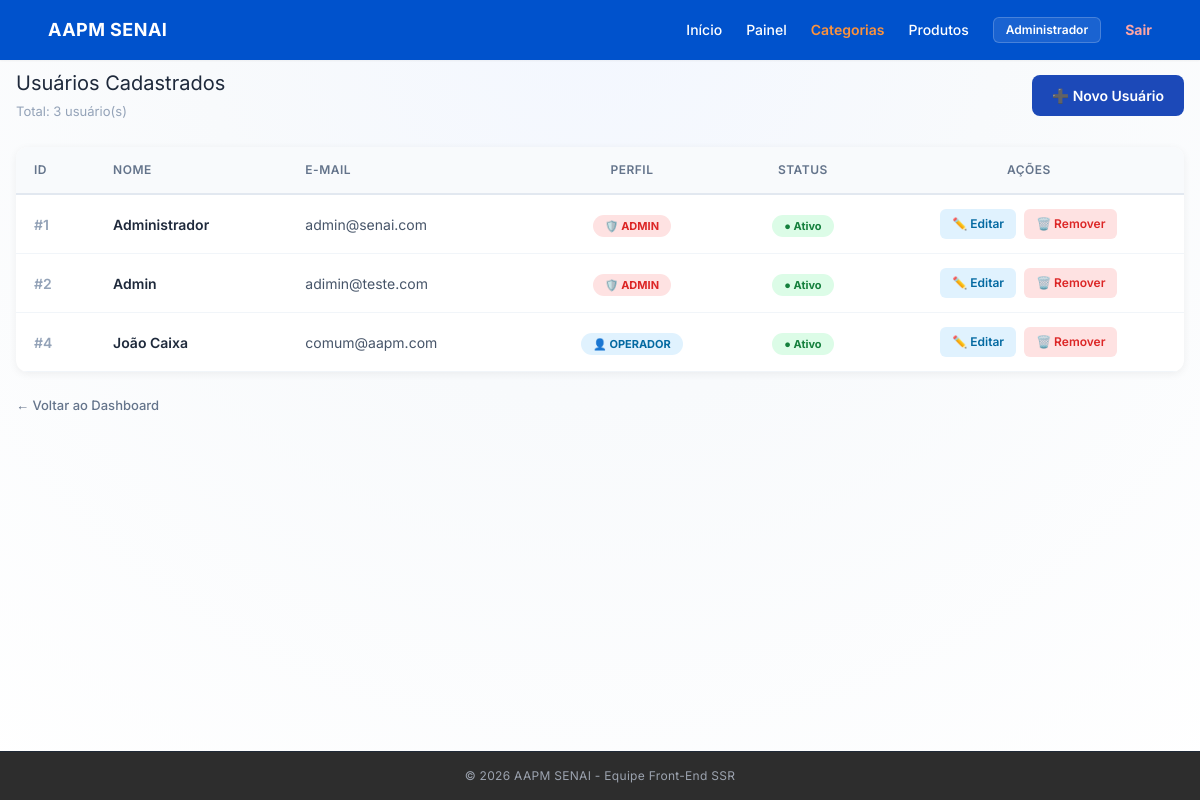
/usuarios/ (signed in), run on the app's committed database.
### app/models/user_model.py (models this page shows)
class Usuario(Base):
    __tablename__ = "usuarios"
    id = Column(Integer, primary_key=True, autoincrement=True)
    nome = Column(String(100), nullable=False)
    email = Column(String(150), unique=True, nullable=False)
    hashed_password = Column(String(255), nullable=False)
    role = Column(String(20), default="operador")
    ativo = Column(Boolean, default=True)
    criado_em = Column(DateTime, server_default=func.now())

### app/controllers/usuario_controller.py (the view)
@router.get("/")
def listar_usuarios(request: Request, db: Session = Depends(get_db), admin=Depends(require_admin)):
    usuarios = db.query(Usuario).order_by(Usuario.id).all()
    return templates.TemplateResponse(request, "usuarios/index.html", {"request": request, "usuarios": usuarios, "usuario": admin})

### app/templates/usuarios/index.html (shortened to what this page needs)
{% extends "base.html" %}
{% block conteudo %}
<div style="display:flex;justify-content:space-between;align-items:center;margin-bottom:25px;">
    <div>
        <h2 style="margin:0;font-size:20px;color:#1e293b;">Usuários Cadastrados</h2>
        <span style="font-size:13px;color:#94a3b8;">Total: {{ usuarios|length }} usuário(s)</span>
    </div>
    <a href="/usuarios/novo"
       style="background:#1c49b8;color:white;padding:10px 20px;border-radius:8px;text-decoration:none;font-weight:600;font-size:14px;display:inline-flex;align-items:center;gap:6px;">
        ➕ Novo Usuário
    </a>
</div>
<div style="background:white;border-radius:12px;box-shadow:0 2px 8px rgba(0,0,0,0.06);overflow:hidden;">
    <table style="width:100%;border-collapse:collapse;font-size:14px;">
        <thead>
            <tr style="background:#f8fafc;border-bottom:2px solid #e2e8f0;">
                <th style="padding:14px 18px;text-align:left;color:#64748b;font-weight:600;font-size:12px;text-transform:uppercase;letter-spacing:.5px;">ID</th>
                <th style="padding:14px 18px;text-align:left;color:#64748b;font-weight:600;font-size:12px;text-transform:uppercase;letter-spacing:.5px;">Nome</th>
                <th style="padding:14px 18px;text-align:left;color:#64748b;font-weight:600;font-size:12px;text-transform:uppercase;letter-spacing:.5px;">E-mail</th>
                <th style="padding:14px 18px;text-align:center;color:#64748b;font-weight:600;font-size:12px;text-transform:uppercase;letter-spacing:.5px;">Perfil</th>
                <th style="padding:14px 18px;text-align:center;color:#64748b;font-weight:600;font-size:12px;text-transform:uppercase;letter-spacing:.5px;">Status</th>
                <th style="padding:14px 18px;text-align:center;color:#64748b;font-weight:600;font-size:12px;text-transform:uppercase;letter-spacing:.5px;">Ações</th>
            </tr>
        </thead>
        <tbody>
            {% for u in usuarios %}
            <tr style="border-bottom:1px solid #f1f5f9;transition:background .15s;" onmouseover="this.style.background='#f8fafc'" onmouseout="this.style.background='white'">
                <td style="padding:14px 18px;color:#94a3b8;font-weight:600;">#{{ u.id }}</td>
                <td style="padding:14px 18px;color:#1e293b;font-weight:600;">{{ u.nome }}</td>
                <td style="padding:14px 18px;color:#475569;">{{ u.email }}</td>
                <td style="padding:14px 18px;text-align:center;">
                    <span style="padding:4px 12px;border-radius:20px;font-size:11px;font-weight:700;
                        {% if u.role == 'ADMIN' %}background:#fee2e2;color:#dc2626;
                        {% else %}background:#e0f2fe;color:#0369a1;{% endif %}">
                        {% if u.role == 'ADMIN' %}🛡️ ADMIN{% else %}👤 OPERADOR{% endif %}
                    </span>
                </td>
                <td style="padding:14px 18px;text-align:center;">
                    {% if u.ativo %}
                    <span style="padding:4px 12px;border-radius:20px;font-size:11px;font-weight:700;background:#dcfce7;color:#15803d;">● Ativo</span>
                    {% else %}
                    <span style="padding:4px 12px;border-radius:20px;font-size:11px;font-weight:700;background:#f1f5f9;color:#94a3b8;">● Inativo</span>
                    {% endif %}
                </td>
                <td style="padding:14px 18px;text-align:center;">
                    <div style="display:inline-flex;gap:8px;align-items:center;">
                        <a href="/usuarios/{{ u.id }}/editar"
                           style="background:#e0f2fe;color:#0369a1;padding:6px 12px;border-radius:6px;text-decoration:none;font-size:12px;font-weight:600;">
                            ✏️ Editar
                        </a>
                        <form method="post" action="/usuarios/{{ u.id }}/deletar"
                              onsubmit="return confirm('Tem certeza que deseja remover {{ u.nome }}?');"
                              style="margin:0;">
                            <button type="submit"
                                    style="background:#fee2e2;color:#dc2626;border:none;padding:6px 12px;border-radius:6px;font-size:12px;font-weight:600;cursor:pointer;">
                                🗑️ Remover
                            </button>
                        </form>
                    </div>
                </td>
            </tr>
            {% else %}
            <tr>
                <td colspan="6" style="padding:40px;text-align:center;color:#94a3b8;font-size:14px;">
                    Nenhum usuário cadastrado ainda.
                </td>
            </tr>
            {% endfor %}
        </tbody>
    </table>
</div>
<div style="margin-top:20px;">
    <a href="/" style="color:#64748b;text-decoration:none;font-size:13px;font-weight:500;">← Voltar ao Dashboard</a>
</div>
{% endblock conteudo %}

### app/templates/base.html (shortened to what this page needs)
<!DOCTYPE html>
<html lang="pt-br" class="h-full">
<head>
    <script src="https://cdn.tailwindcss.com"></script>
    <link rel="stylesheet" href="https://cdnjs.cloudflare.com/ajax/libs/font-awesome/6.4.0/css/all.min.css">
    <link rel="stylesheet" href="/static/css/style.css">
</head>
<body class="bg-gray-50 text-gray-900 min-h-screen flex flex-col">
    <nav class="w-full bg-[#0052cc] text-white px-6 md:px-12 py-4 flex justify-between items-center shadow-sm">
        <div class="text-lg font-bold tracking-wide">
            AAPM SENAI
        </div>
        <div class="flex items-center space-x-6 text-sm font-medium">
            <a href="/" class="hover:text-gray-200 transition">
                Início
            </a>
            {% if usuario %}
                <a href="/dashboard" class="hover:text-gray-200 transition">
                    Painel
                </a>
                {% if usuario.role == 'ADMIN' %}
                    <a href="/categorias" class="text-orange-400 hover:text-orange-300 font-semibold transition">
                        Categorias
                    </a>
                {% endif %}
                <a href="/produtos" class="hover:text-gray-200 transition">
                    Produtos
                </a>
                <span class="bg-white/10 border border-white/20 px-3 py-1 rounded-md text-xs font-semibold">
                    {{ usuario.nome }}
                </span>
                <a href="/auth/logout" class="text-red-300 hover:text-red-400 font-bold transition">
                    Sair
                </a>
            {% else %}
                <a href="/auth/login"
                   class="bg-orange-500 hover:bg-orange-600 text-white px-5 py-1.5 rounded font-semibold shadow-md transition">
                    Login
                </a>
            {% endif %}
        </div>
    </nav>
    <main class="flex-grow px-4 pt-2 pb-4">
        <div class="w-full max-w-7xl mx-auto">
            {% block conteudo %}{% endblock %}
        </div>
    </main>
    <footer class="bg-[#2d2d2d] text-gray-400 text-center py-4 text-xs tracking-wide border-t border-gray-800">
        <p>&copy; 2026 AAPM SENAI - Equipe Front-End SSR</p>
    </footer>
</body>
</html>

### app/static/css/style.css (style rules this page uses)
body { font-family: 'Inter', sans-serif; background: radial-gradient(circle at top, #f3f7ff 0%, #f8fafc 40%, #ffffff 100%); margin: 0; min-height: 100vh; }

### app/templates/base.html (style rules this page uses)
body { font-family: 'Inter', sans-serif; }

### data on the page
Usuario: nome "Administrador", id "1", email "admin@senai.com", role "🛡️ ADMIN", ativo "● Ativo"
Usuario: id "2", nome "Admin", email "adimin@teste.com", role "🛡️ ADMIN", ativo "● Ativo"
Usuario: id "4", nome "João Caixa", email "comum@aapm.com", role "👤 OPERADOR", ativo "● Ativo"

### other printed values
{{ usuarios|length }} "3"
